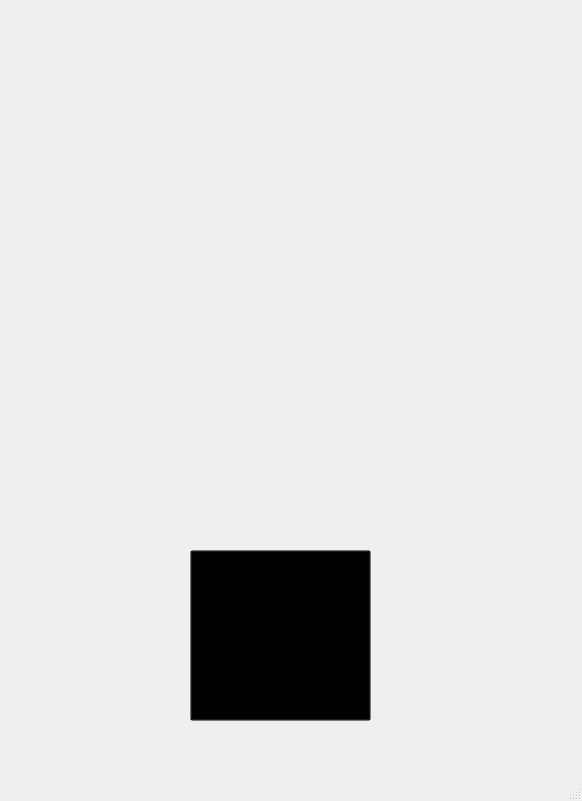
<?xml version="1.0" encoding="UTF-8"?>
<ui version="4.0">
 <class>MainWindow</class>
 <widget class="QMainWindow" name="MainWindow">
  <property name="geometry">
   <rect>
    <x>0</x>
    <y>0</y>
    <width>582</width>
    <height>801</height>
   </rect>
  </property>
  <property name="windowTitle">
   <string>MainWindow</string>
  </property>
  <widget class="QWidget" name="centralwidget">
   <widget class="QLabel" name="label">
    <property name="geometry">
     <rect>
      <x>-20</x>
      <y>0</y>
      <width>1451</width>
      <height>781</height>
     </rect>
    </property>
    <property name="text">
     <string/>
    </property>
    <property name="pixmap">
     <pixmap>C:/Users/updes/Downloads/spiderman-miles-artwork_1576098018.jpg</pixmap>
    </property>
    <property name="scaledContents">
     <bool>true</bool>
    </property>
   </widget>
   <widget class="QPushButton" name="pushButton">
    <property name="geometry">
     <rect>
      <x>190</x>
      <y>550</y>
      <width>181</width>
      <height>171</height>
     </rect>
    </property>
    <property name="styleSheet">
     <string notr="true">background:transparent;</string>
    </property>
    <property name="text">
     <string/>
    </property>
    <property name="icon">
     <iconset>
      <normaloff>C:/Users/updes/Downloads/microphone-3404243_960_720.png</normaloff>C:/Users/updes/Downloads/microphone-3404243_960_720.png</iconset>
    </property>
    <property name="iconSize">
     <size>
      <width>150</width>
      <height>150</height>
     </size>
    </property>
   </widget>
   <widget class="QTextBrowser" name="textBrowser">
    <property name="geometry">
     <rect>
      <x>10</x>
      <y>330</y>
      <width>281</width>
      <height>71</height>
     </rect>
    </property>
    <property name="styleSheet">
     <string notr="true">background:transparent;
font: 75 16pt &quot;Yu Gothic UI&quot;;</string>
    </property>
   </widget>
   <widget class="QTextBrowser" name="textBrowser_2">
    <property name="geometry">
     <rect>
      <x>10</x>
      <y>430</y>
      <width>281</width>
      <height>71</height>
     </rect>
    </property>
    <property name="styleSheet">
     <string notr="true">background:transparent;
font: 75 16pt &quot;Yu Gothic UI&quot;;</string>
    </property>
   </widget>
  </widget>
  <widget class="QMenuBar" name="menubar">
   <property name="geometry">
    <rect>
     <x>0</x>
     <y>0</y>
     <width>582</width>
     <height>26</height>
    </rect>
   </property>
  </widget>
  <widget class="QStatusBar" name="statusbar"/>
 </widget>
 <resources/>
 <connections/>
</ui>
